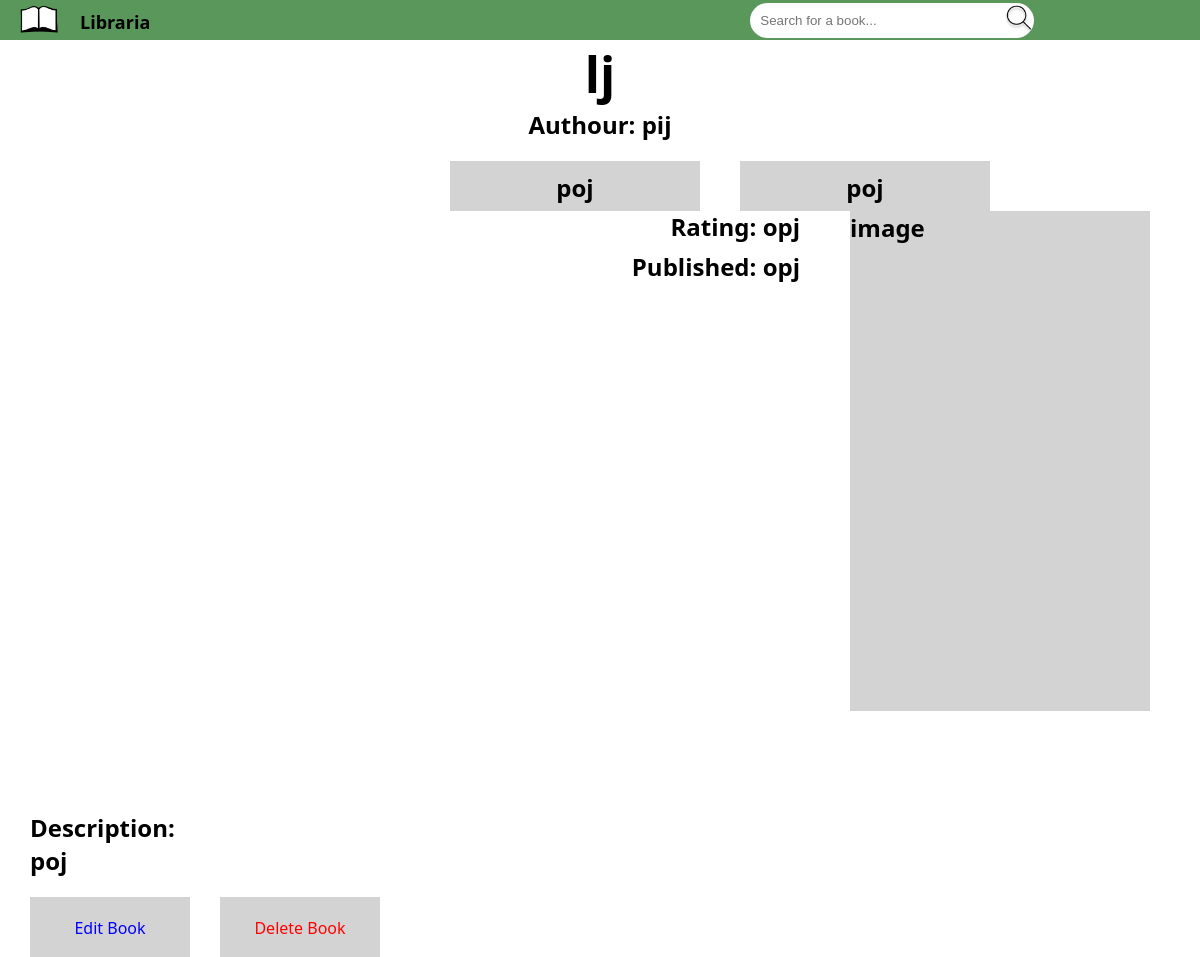
The app's page /bookinfo/15 with its own data.
### tables this page shows
CREATE TABLE "library" (
	"Id"	INTEGER NOT NULL UNIQUE,
	"Title"	TEXT NOT NULL,
	"Authour"	TEXT NOT NULL,
	"Genre"	TEXT NOT NULL,
	"Category"	TEXT NOT NULL,
	"Published"	TEXT NOT NULL,
	"Rating"	INTEGER NOT NULL,
	"Description"	TEXT NOT NULL,
	"Cover"	TEXT,
	PRIMARY KEY("Id" AUTOINCREMENT)
);

### app.py (the view)
@app.route('/bookinfo/<int:id>', methods=('GET', 'POST'))
def bookinfo(id):
    conn = get_db_connection()
    book = conn.execute('SELECT * FROM library WHERE id = ?', (id,)).fetchone()
    conn.close()
    return render_template('bookinfo.html', book=book)

### app.py (called while the page is built)
def get_db_connection():
    conn = sqlite3.connect('book.db')
    conn.row_factory = sqlite3.Row
    return conn

### templates/bookinfo.html
{% extends "index.html" %}
{% block body %}
<h2 id="booktitle">{{ book.title }}</h2>
<div id="bookinfo">
    <div id="infoauthour">
        <h2>Authour: {{ book.authour }}</h2>
    </div>
    <div id="infogenre">
        <h2>{{ book.genre }}</h2>
    </div>
    <div id="infocate">
        <h2>{{book.category}}</h2>
    </div>
    <div id="infoimage">
        <h2>image</h2>
    </div>
    <div id="infodop">
        <h2>Published: {{book.published}}</h2>
    </div>
    <div id="inforeview">
        <h2>Rating: {{book.rating}}</h2>
    </div>
    <div id="infodescription">
        <h2 id="infodesc">Description: <br>{{book.description}}</h2>
    </div>
</div>
<div id="category">
        <a href="{{ url_for('edit_book', id=book.id) }}" class="editbookbutton">Edit Book</a>
        <a href="{{ url_for('delete_book', id=book.id) }}" class="deletebookbutton">Delete Book</a>
</div>
{% endblock %}

### static/stylesheet.css (style rules this page uses)
* { margin: 0; padding: 0; border: 0; }
#category { font-family: 'Segoe UI', Tahoma, Geneva, Verdana, sans-serif; text-align: center; height: 300px; }
#booktitle { font-family: 'Segoe UI', Tahoma, Geneva, Verdana, sans-serif; text-align: center; font-size: 50px; }
#bookinfo { font-family: 'Segoe UI', Tahoma, Geneva, Verdana, sans-serif; text-decoration: none; }
#infoauthour { text-align: center; }
#infogenre { background-color: lightgray; text-align: center; margin-top: 20px; padding-top: 10px; width: 250px; height: 40px; margin-left: 450px; float: left; }
#infocate { background-color: lightgray; text-align: center; margin-top: 20px; padding-top: 10px; width: 250px; height: 40px; margin-left: 40px; float: left; }
#infoimage { background-color: lightgray; width: 300px; float: right; height: 500px; margin-right: 50px; }
#infodop { float: right; position: absolute; right: 400px; top: 250px; }
#inforeview { right: 400px; top: 210px; position: absolute; float: right; }
#infodesc { margin-left: 30px; float: left; margin-top: 100px; width: 1000px; }
.editbookbutton { float: left; margin-top: 20px; margin-left: 30px; width: 160px; height: 40px; padding-top: 20px; background-color: lightgray; text-decoration: none; color: blue; }
.deletebookbutton { float: left; margin-top: 20px; margin-left: 30px; width: 160px; height: 40px; padding-top: 20px; background-color: lightgray; text-decoration: none; color: red; }

### records on screen
library: title "lj", authour "pij", genre "poj", category "poj", published "opj", rating "opj", description "poj"
